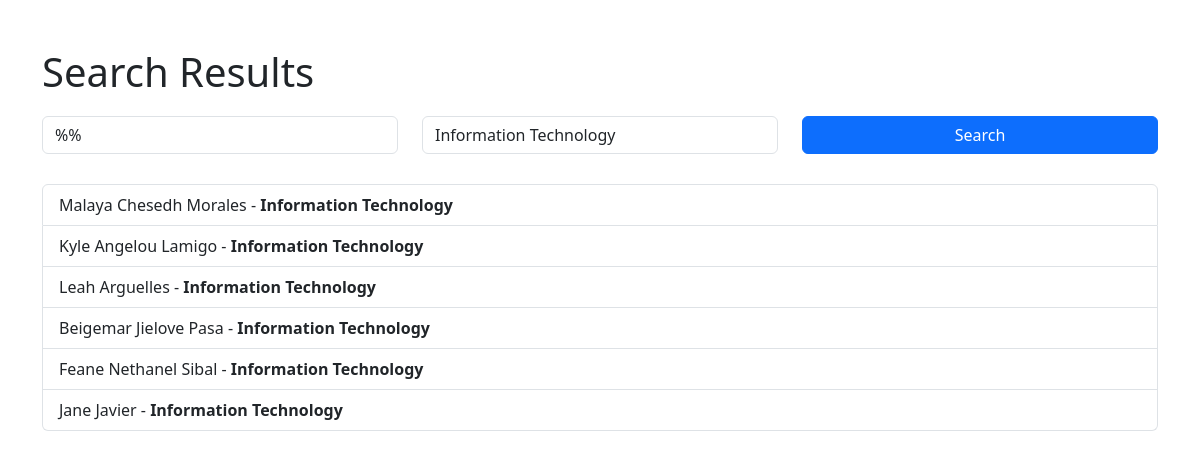
Screenshot of /search.php with the database file from the repository.
### tables this page shows
CREATE TABLE `students` (
  `id` int(11) NOT NULL,
  `first_name` varchar(50) NOT NULL,
  `last_name` varchar(50) NOT NULL,
  `department` varchar(50) NOT NULL,
  `age` int(11) DEFAULT NULL,
  `gender` enum('Male','Female') DEFAULT NULL,
  `deleted_at` datetime DEFAULT NULL
);

### search.php (the view, shortened to what this page needs)
<?php
require 'config.php';
$query = $_GET['query'] ?? '';
$department = $_GET['department'] ?? 'Information Technology';
$stmt = $conn->prepare("SELECT * FROM students WHERE department = :department AND (first_name LIKE :query OR last_name LIKE :query)");
$stmt->bindParam(':department', $department);
$stmt->bindParam(':query', $query, PDO::PARAM_STR);
$query = "%$query%";
$stmt->execute();
$students = $stmt->fetchAll(PDO::FETCH_ASSOC);
?>
<!DOCTYPE html>
<html lang="en">
<head>
    <link href="https://cdn.jsdelivr.net/npm/bootstrap@5.3.0-alpha3/dist/css/bootstrap.min.css" rel="stylesheet">
</head>
<body>
    <div class="container mt-5">
        <h1>Search Results</h1>
        <div class="search-container">
            <form method="GET" action="">
                <div class="row">
                    <div class="col-md-4">
                        <input type="text" name="query" class="form-control" placeholder="Search by name" value="<?php echo htmlspecialchars($query); ?>">
                    </div>
                    <div class="col-md-4">
                        <select name="department" class="form-control">
                            <option value="Information Technology" <?php if ($department == 'Information Technology') echo 'selected'; ?>>Information Technology</option>
                        </select>
                    </div>
                    <div class="col-md-4">
                        <button type="submit" class="btn btn-primary w-100"><i class="fas fa-search"></i> Search</button>
                    </div>
                </div>
            </form>
        </div>
        <ul class="list-group">
            <?php if (empty($students)): ?>
                <li class="list-group-item">No students found.</li>
            <?php else: ?>
                <?php foreach ($students as $student): ?>
                    <li class="list-group-item">
                        <?php echo htmlspecialchars($student['first_name'] . ' ' . $student['last_name']); ?> -
                        <strong><?php echo htmlspecialchars($student['department']); ?></strong>
                    </li>
                <?php endforeach; ?>
            <?php endif; ?>
        </ul>
    </div>
</body>
</html>

### search.php (style rules this page uses)
.search-container { margin-top: 20px; margin-bottom: 30px; }

### rows the page displays
students: first_name+last_name "Malaya Chesedh Morales", department "Information Technology"
students: first_name+last_name "Kyle Angelou Lamigo", department "Information Technology"
students: first_name+last_name "Leah Arguelles", department "Information Technology"
students: first_name+last_name "Beigemar Jielove Pasa", department "Information Technology"
students: first_name+last_name "Feane Nethanel Sibal", department "Information Technology"
students: first_name+last_name "Jane Javier", department "Information Technology"
